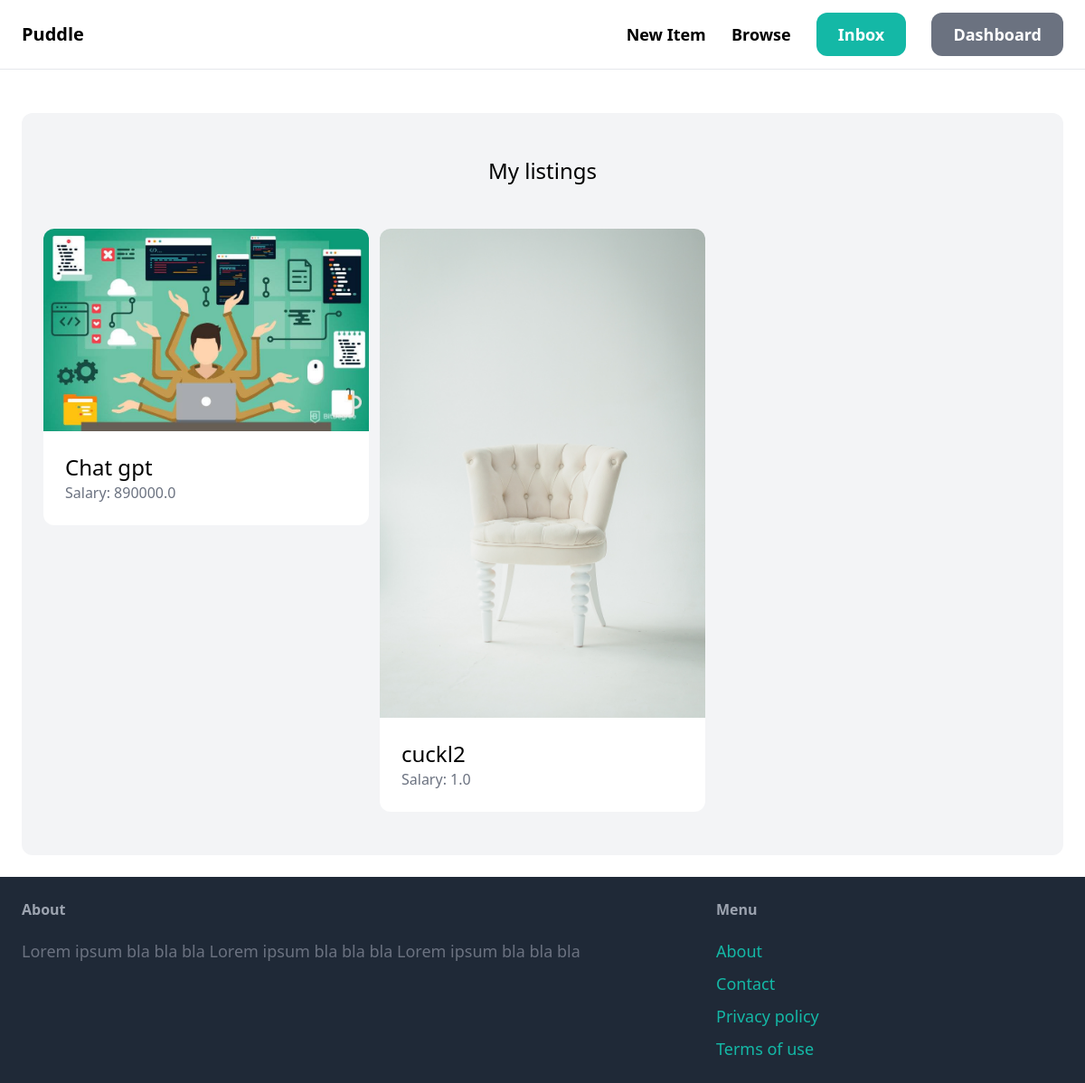
The page /dashboard/ (signed in) on the database its author committed.
### item/models.py (models this page shows, shortened)
class Item(models.Model):
    category = models.ForeignKey(Category, related_name='items', on_delete=models.CASCADE)
    name = models.CharField(max_length=255)
    description = models.TextField(blank=True, null=True)
    salary = models.FloatField()
    image = models.ImageField(upload_to="item_images", blank=True, null=True)
    created_by = models.ForeignKey(User, related_name='items', on_delete=models.CASCADE)
    created_at = models.DateTimeField(auto_now_add=True)

### dashboard/views.py (the view)
# urls.py: path('', views.index, name='index'),
@login_required
def index(request):
    items = Item.objects.filter(created_by=request.user)
    return render(request, 'dashboard/index.html', {
        'items': items,
    })

### dashboard/templates/dashboard/index.html (shortened to what this page needs)
{% extends 'core/base.html' %}
{% block content %}
    <div class='mt-6 px-6 py-12 bg-gray-100 rounded-xl'>
        <h2 class='mb-12 text-2xl text-center'>My listings</h2>
        <div class="grid grid-cols-3 gap-3">
            {% for item in  items %}
                <div>
                    <a href="{% url 'item:detail' item.id %}">
                        <div>
                            <img src="{{ item.image.url }}" class="rounded-t-xl">
                        </div>
                        <div class="p-6 bg-white rounded-b-xl">
                            <h2 class="text-2xl">{{ item.name }}</h2>
                            <p class="text-gray-500">Salary: {{ item.salary }}</p>
                        </div>
                    </a>
                </div>
            {% endfor %}
        </div>
    </div>
{% endblock %}

### rows shown on the page
Item: image (picture), name "Chat gpt", salary "890000.0"
Item: image (picture), name "cuckl2", salary "1.0"
